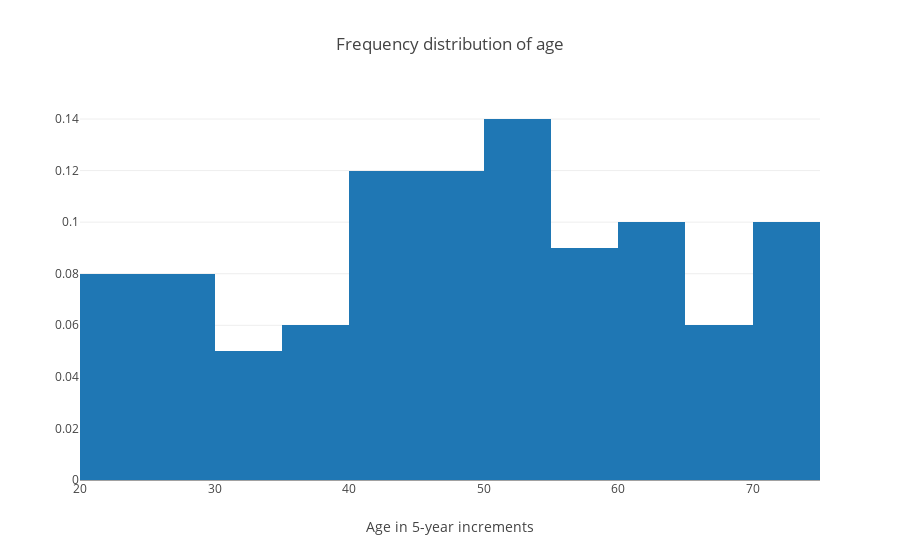

Notebook code cell kept with this figure:
### Markdown cell above
# Frequency Distribution (normalized histogram)

### Code cell
trace = go.Histogram(x=age, histnorm="probability")
data = [trace]
layout = {
    "title":"Frequency distribution of age",
    "xaxis":{"title":"Age in 5-year increments"}
         }
py.iplot({"data":data, "layout":layout})

### Figure 1 — Plotly figure (JSON) as saved in the notebook; plotly's stock layout.template omitted (floating-point values rounded to 4 significant figures)
{"data": [{"histnorm": "probability", "type": "histogram", "uid": "01da3fc6-2d59-49bf-8dfc-9a6ff6b6498d", "x": [31.34, 54.59, 44.64, 63.41, 63.12, 35.72, 35.93, 64.3, 72.74, 68.3, 40.32, 48.05, 57.91, 59.49, 40.99, 51.3, 48.17, 21.74, 62.73, 68.66, 40.7, 54.23, 25.07, 40.92, 71.39, 56.17, 42.45, 63.59, 38.11, 51.68, 67.93, 44.55, 64.32, 28.76, 59.03, 59.05, 32.81, 70.94, 44.88, 70.1, 24.23, 30.95, 23.56, 57.44, 53.11, 49.8, 23.34, 51.32, 38.8, 48.16, 27.04, 53.79, 51.56, 21.37, 54.34, 70.25, 63.69, 74.57, 72.78, 63.77, 36.4, 54.75, 46.82, 31.57, 41.65, 23.91, 45.39, 74.03, 27.69, 27.45, 60.88, 52.71, 46.47, 26.78, 33.38, 69.6, 43.5, 49.94, 21.34, 37.23, 44.59, 54.06, 70.58, 54.79, 59.12, 29.09, 61.29, 65.87, 55.22, 44.67, 29.24, 51.69, 49.52, 72.38, 46.94, 48.14, 49.99, 65.24, 24.08, 57.15]}], "layout": {"autosize": true, "title": {"text": "Frequency distribution of age"}, "xaxis": {"autorange": true, "range": [20, 75], "title": {"text": "Age in 5-year increments"}, "type": "linear"}, "yaxis": {"autorange": true, "range": [0, 0.1474]}}}
